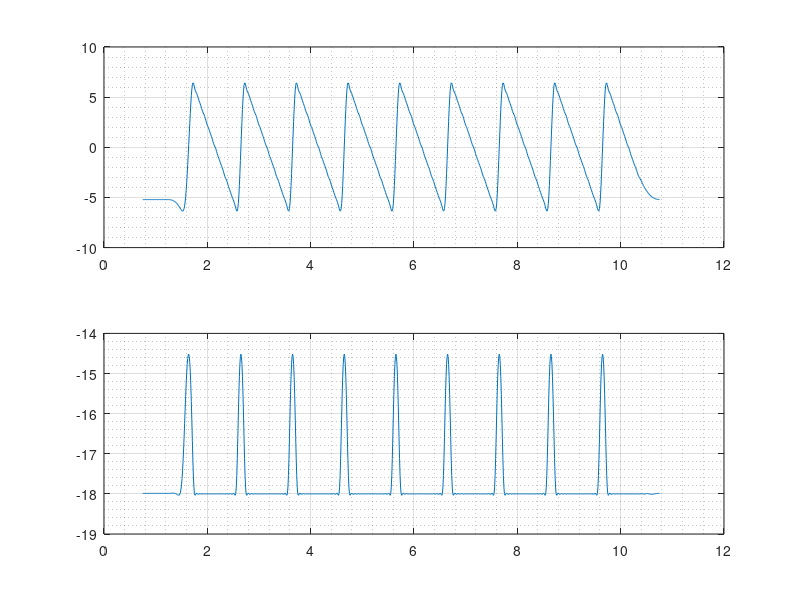

The MATLAB source for this figure:
clear all
r2 = 20;
r1 = 10;
xc1 = +2.5; yc1 = 0;
xc2 = -2.5; yc2 = 0;
ph =0.75;
i=1;
j=1;
m=1;
w=2*pi;
f = 1;%Hz
dc = 0.8;
p=0;
for t = 0:0.01:1
x0(m) = 0.00+ 2.7446*cos(w*t)+ 3.7777*sin(w*t)+ 2.0750*cos(2*w*t)+.6742*sin(2*w*t)+1.2319*cos(3*w*t) -.4003*sin(3*w*t)+.4819*cos(4*w*t)-.6634*sin(4*w*t)-.0001*cos(5*w*t)-.5197*sin(5*w*t)-.1862*cos(6*w*t)-.2562*sin(6*w*t)-.1682*cos(7*w*t)-.0546*sin(7*w*t)-.0783*cos(8*w*t)+.0254*sin(8*w*t)-.0127*cos(9*w*t)-.0175*sin(9*w*t)-.0*cos(10*w*t)-.0137*sin(10*w*t)-.0178*cos(11*w*t)-.0245*sin(11*w*t)-.0324*cos(12*w*t)-.0105*sin(12*w*t)-0.0283*cos(13*w*t)+.00092*sin(13*w*t)-0.0125*cos(14*w*t)-0.0172*sin(14*w*t)-0.0*cos(15*w*t)+.0116*sin(15*w*t);
y0(m) = -17.6267+ 0.5872*cos(w*t) - .4266*sin(w*t) + 0.2058*cos(2*w*t) -.6335*sin(2*w*t) - 0.1777*cos(3*w*t) - .5468*sin(3*w*t)-.3750*cos(4*w*t)- 0.2725*sin(4*w*t)-.3450*cos(5*w*t)-.0*sin(5*w*t)-.1873*cos(6*w*t)+ .1361*sin(6*w*t)-.0413*cos(7*w*t)+.1270*sin(7*w*t)+.0178*cos(8*w*t)+.0548*sin(8*w*t)+.0052*cos(9*w*t)+.0038*sin(9*w*t)-.0216*cos(10*w*t)+.0*sin(10*w*t)-0.0248*cos(11*w*t)+0.0180*sin(11*w*t)-.0083*cos(12*w*t)+0.0254*sin(12*w*t)+0.0050*cos(13*w*t)+0.0155*sin(13*w*t)+0.0038*cos(14*w*t)+0.0028*sin(14*w*t)-0.0043*cos(15*w*t)+.0*sin(15*w*t);
m=m+1;
end
T1 = 0.5+ph;
T2 = 10+ph;
dt = 0.5;
grid on;
grid minor;
for t = ph:0.01:10+ph
         T(i)=t;
        if t<T1
         tp(i)= T(1);
    elseif t<T1+dt
         tp(i)=(t-T1)^2/(2*dt)+T(1); 
    elseif t<T2-dt
         tp(i)= t - (T1+dt/2)+T(1);
    elseif t<T2
         tp(i) = T2-T1-T2^2/(2*dt)-dt+T2*t/dt-t^2/(2*dt)+T(1);
    else tp(i)= T2-T1-dt+T(1);     
        end

   %-----------------------------------------------
%      t_= f*tp(i)+p; % t_ is a variable used to concise below conditions
%      if mod(t_,1) < dc
%          tp(i)=0.8*t_/dc-f*T(1);
%      else
%          tp(i)=0.8+0.2*(t_-dc)/(1-dc)-f*T(1);
%      end     
% %------------------------------------------%
x1(j) = 0.00+ 2.7446*cos(w*tp(i))+ 3.7777*sin(w*tp(i))+ 2.0750*cos(2*w*tp(i))+.6742*sin(2*w*tp(i))+1.2319*cos(3*w*tp(i)) -.4003*sin(3*w*tp(i))+.4819*cos(4*w*tp(i))-.6634*sin(4*w*tp(i))-.0001*cos(5*w*tp(i))-.5197*sin(5*w*tp(i))-.1862*cos(6*w*tp(i))-.2562*sin(6*w*tp(i))-.1682*cos(7*w*tp(i))-.0546*sin(7*w*tp(i))-.0783*cos(8*w*tp(i))+.0254*sin(8*w*tp(i))-.0127*cos(9*w*tp(i))-.0175*sin(9*w*tp(i))-.0*cos(10*w*tp(i))-.0137*sin(10*w*tp(i))-.0178*cos(11*w*tp(i))-.0245*sin(11*w*tp(i))-.0324*cos(12*w*tp(i))-.0105*sin(12*w*tp(i))-0.0283*cos(13*w*tp(i))+.00092*sin(13*w*tp(i))-0.0125*cos(14*w*tp(i))-0.0172*sin(14*w*tp(i))-0.0*cos(15*w*tp(i))+.0116*sin(15*w*tp(i));
y1(j) = -17.6267+ 0.5872*cos(w*tp(i)) - .4266*sin(w*tp(i)) + 0.2058*cos(2*w*tp(i)) -.6335*sin(2*w*tp(i)) - 0.1777*cos(3*w*tp(i)) - .5468*sin(3*w*tp(i))-.3750*cos(4*w*tp(i))- 0.2725*sin(4*w*tp(i))-.3450*cos(5*w*tp(i))-.0*sin(5*w*tp(i))-.1873*cos(6*w*tp(i))+ .1361*sin(6*w*tp(i))-.0413*cos(7*w*tp(i))+.1270*sin(7*w*tp(i))+.0178*cos(8*w*tp(i))+.0548*sin(8*w*tp(i))+.0052*cos(9*w*tp(i))+.0038*sin(9*w*tp(i))-.0216*cos(10*w*tp(i))+.0*sin(10*w*tp(i))-0.0248*cos(11*w*tp(i))+0.0180*sin(11*w*tp(i))-.0083*cos(12*w*tp(i))+0.0254*sin(12*w*tp(i))+0.0050*cos(13*w*tp(i))+0.0155*sin(13*w*tp(i))+0.0038*cos(14*w*tp(i))+0.0028*sin(14*w*tp(i))-0.0043*cos(15*w*tp(i))+.0*sin(15*w*tp(i));
%------------------------------------------%
%Distance equation approach 
% A1 = (r2^2-r1^2)-(x1(j)^2-xc1^2)-(y1(j)^2-yc1^2);
% B1 =  2*(x1(j)-xc1);
% C1 =  2*(y1(j)-yc1);
% a1 = B1^2/C1^2+1;
% b1 = 2*A1*B1/C1^2+2*y1(j)*B1/C1-2*x1(j);
% c1 = x1(j)^2 + y1(j)^2 + 2*y1(j)*A1/C1 + A1^2/C1^2 - r2^2;
% xa(i) = (-b1+sqrt(b1^2-4*a1*c1))/(2*a1);
% ya(i) = -(A1+B1*xa(i))/C1;
% %-----------------------------%
% A2 = (r2^2-r1^2)-(x1(j)^2-xc2^2)-(y1(j)^2-yc2^2);
% B2 =  2*(x1(j)-xc2);
% C2 =  2*(y1(j)-yc2);
% a2 = B2^2/C2^2+1;
% b2 = 2*A2*B2/C2^2+2*y1(j)*B2/C2-2*x1(j);
% c2 = x1(j)^2 + y1(j)^2 + 2*y1(j)*A2/C2 + A2^2/C2^2 - r2^2;
% xb(i) = (-b2-sqrt(b2^2-4*a2*c2))/(2*a2);
% yb(i) = -(A2+B2*xb(i))/C2;
%-----------------------------%
%Triangles method approach
g1 = acos(-((xc1-x1(j))^2+(yc1-y1(j))^2-((xc2-x1(j))^2+(yc2-y1(j))^2)-((xc1-xc2)^2+(yc1-yc2)^2))/(2*sqrt(((xc2-x1(j))^2+(yc2-y1(j))^2)*((xc1-xc2)^2+(yc1-yc2)^2))));
g2 = acos(-((xc2-x1(j))^2+(yc2-y1(j))^2-((xc1-x1(j))^2+(yc1-y1(j))^2)-((xc1-xc2)^2+(yc1-yc2)^2))/(2*sqrt(((xc1-x1(j))^2+(yc1-y1(j))^2)*((xc1-xc2)^2+(yc1-yc2)^2))));
o1 = acos(-(r2^2-r1^2-((xc2-x1(j))^2+(yc2-y1(j))^2))/(2*r1*sqrt((xc2-x1(j))^2+(yc2-y1(j))^2)));
o2 = acos(-(r2^2-r1^2-((xc1-x1(j))^2+(yc1-y1(j))^2))/(2*r1*sqrt((xc1-x1(j))^2+(yc1-y1(j))^2)));
Q2(i) = -(g1+o1);
Q1(i) = -(pi-(g2+o2));
xa(i) = xc1 + r1 * cos(Q1(i));
ya(i) = yc1 + r1 * sin(Q1(i));
xb(i) = xc2 + r1 * cos(Q2(i));
yb(i) = yc2 + r1 * sin(Q2(i));
%q1(i)= atan(ya(i)/xa(i));
%q2(i) = atan(yb(i)/xb(i));
%--------------------%
plot([xc2 xb(i)],[yc2 yb(i)],'b','LineWidth',1);
plot([xb(i) x1(j)],[yb(i) y1(j)],'r','LineWidth',1);
plot([xc1 xa(i)],[yc1 ya(i)],'r','LineWidth',1);
plot([xa(i) x1(j)],[ya(i) y1(j)],'b','LineWidth',1);
%grid on;
%grid minor;
plot(x0,y0);
hold on;
axis([-16 16 -20 5]);
getframe;
cla;
i=i+1;
j=j+1;
end
subplot(2,1,1);
plot(T,x1);
grid on;
grid minor;
subplot(2,1,2);
plot(T,y1);
grid on;
grid minor;

